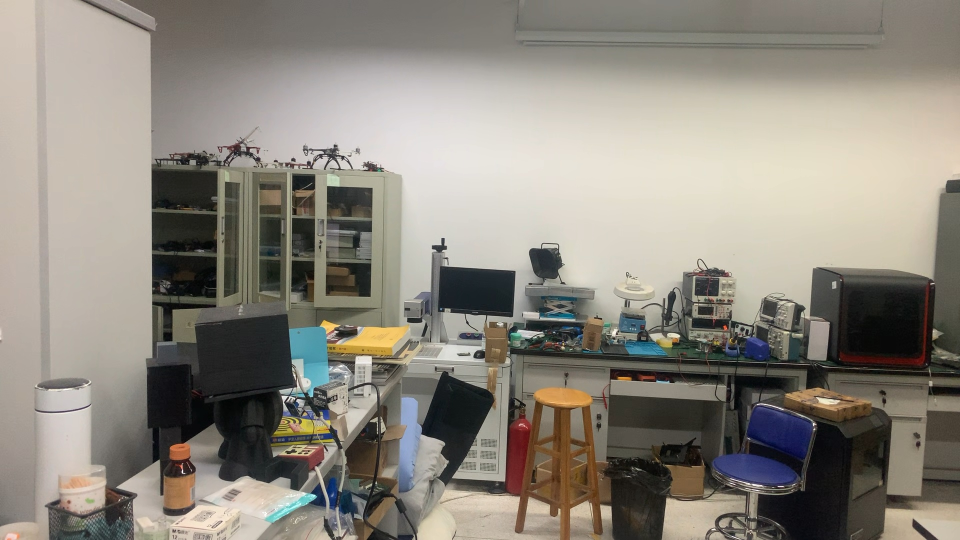
#> input picture project/images/1.jpg, 1920 x 1080 px (shown at 1/2 size)
$ python -i mystitcher.py   (imports and definitions only)
#> lines starting #> are read from the running program, lines starting #| are printed output that depends on the picture
# import the necessary packages
import numpy as np
import imutils
import cv2

class MyStitcher:
	def __init__(self, image_path, min_matches=10):
		self.image_path = image_path
		self.min_matches = min_matches

	def read_image(self, img_path):
		return cv2.imread(img_path)

	# [19 lines left out: functions detect_and_compute, match_features, find_homography, not called in this run]

	def warp_image(self, img, M, dsize):
		return cv2.warpPerspective(img, M, dsize)

	# [72 lines left out: functions remove_black_borders, direct_stitching, optimize_stitching, stitch_images, not called in this run]


class ImageStitcher:
	def __init__(self):
		# determine if we are using OpenCV v3.X
		# 利用 is_cv3 判断是否在使用 opencv3
		self.isv3 = imutils.is_cv3(or_better=True)

	def stitch(self, images, ratio=0.85, reprojThresh=6.0, showMatches=False):
		# 初始化结果图像为第一张图像
		result = images[0]
		# 初始化全局透视变换矩阵
		H_total = np.eye(3)
		# 初始化变换后的图像列表
		warp_image_list = [result]
		# 循环处理每一张图像
		for i in range(1, len(images)):
			imageA = images[i]
			imageB = result

			# 检测关键点并提取局部不变描述符
			(kpsA, featuresA) = self.detectAndDescribe(imageA)
			(kpsB, featuresB) = self.detectAndDescribe(imageB)

			# 匹配两幅图像的特征
			M = self.matchKeypoints(kpsA, kpsB, featuresA, featuresB, ratio, reprojThresh)

			# 如果匹配为None，则没有足够的匹配的关键点用来创建全景图
			if M is None:
				return None

			# 否则（有足够的匹配的关键点），用透视图变换将图像拼接在一起
			(matches, H, status) = M
			# 更新全局透视变换矩阵
			H_total = np.dot(H,H_total)

			# 计算结果图像的尺寸
			# 去除imageB的黑边

			warpA = cv2.warpPerspective(imageA, H, (imageA.shape[1] + imageB.shape[1], imageA.shape[0]))
			warp_image_list.append(warpA)
			# cv2.imshow("warpA", warpA)
			# cv2.waitKey(0)
			print(warpA.shape)
			print(warp_image_list[0].shape)
			# 将 imageB 转换为灰度图像，并生成掩码，非黑区域值为1，黑色区域为0
			grayB = cv2.cvtColor(imageB, cv2.COLOR_BGR2GRAY)
			_, maskB = cv2.threshold(grayB, 1, 255, cv2.THRESH_BINARY)
			# 将掩码应用于 imageB，保留非黑部分
			imageB_masked = cv2.bitwise_and(imageB, imageB, mask=maskB)
			cv2.imshow("imageB_masked", imageB_masked)
			cv2.imshow("warpA", warpA)
			cv2.waitKey(0)
			# 将 imageB 的有效部分（非黑色区域）放入 warpA 中
			# 注意这里要使用掩码，将非黑区域覆盖到 warpA 中对应位置
			for y in range(imageB.shape[0]):
				for x in range(imageB.shape[1]):
					if maskB[y, x] > 0:  # 如果是非黑区域
						warpA[y, x] = imageB_masked[y, x]
			#warpA[0:imageB.shape[0], 0:imageB.shape[1]] = imageB
			result = warpA
			# 去除图像的黑边
			result = self.optimize_stiching(warpA, imageB_masked)

			# 检查关键点匹配是否应该可视化
			if showMatches:
				vis = self.drawMatches(imageA, imageB, kpsA, kpsB, matches, status)

				cv2.imshow("Keypoint Matches", vis)
			# cv2.imshow("Result", result)
			# cv2.waitKey(0)
		# 返回拼接的图像
		return result, warp_image_list

	# [51 lines left out: functions exposure_compensation, optimize_stiching, not called in this run]


	def detectAndDescribe(self, image):
		# 定义dectAndDescribe函数
		# 将图片转为灰度
		gray = cv2.cvtColor(image, cv2.COLOR_BGR2GRAY)

		# 检查是否使用opencv3
		if self.isv3:
			# 如果使用的是opencv3使用如下的
			# 检测图片中的关键点
			descriptor = cv2.SIFT_create()
			(kps, features) = descriptor.detectAndCompute(image, None)

		# 否则在opencv2.4使用如下的
		else:
			# 检测图片中的关键点
			detector = cv2.FeatureDetector_create("SIFT")
			kps = detector.detect(gray)

			# 从图像中提取特征
			extractor = cv2.DescriptorExtractor_create("SIFT")
			(kps, features) = extractor.compute(gray, kps)

		# 将KeyPoint对象中的关键点转换为NumPy数组
		kps = np.float32([kp.pt for kp in kps])

		# 返回关键点和特征的元组
		return (kps, features)

	# [49 lines left out: functions matchKeypoints, drawMatches, not called in this run]


class mask_Stitcher:
	# [74 lines left out: functions __init__, registration, create_mask, blending, stitch, not called in this run]

>>> import cv2
>>> picture = cv2.imread('../images/1.jpg', cv2.IMREAD_GRAYSCALE)
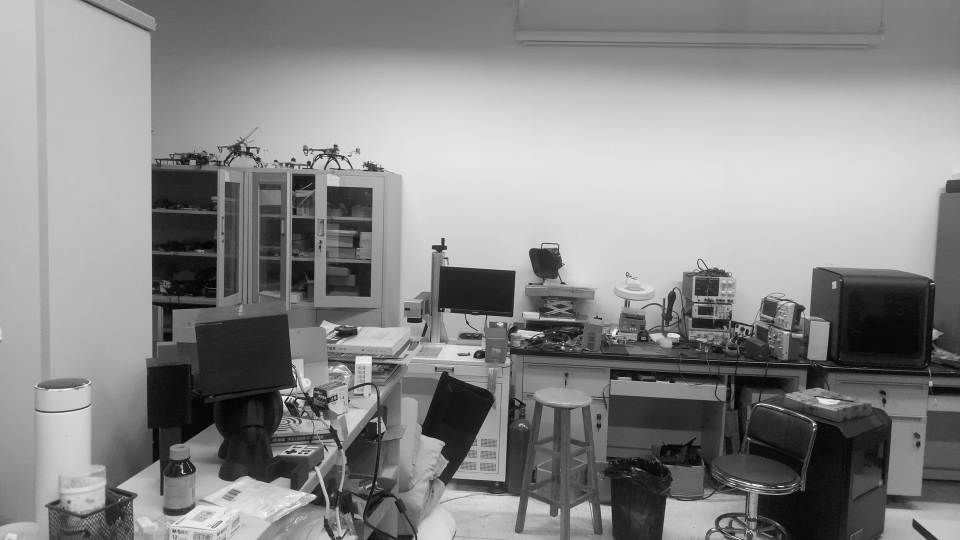
#> picture: shape (1080, 1920) (shown at 1/2 size); min 0, max 255, mean 136.2
>>> result = ImageStitcher().stitch(picture)
#> in stitch, `result = images[0]`: result = 1920 values, max 206 at index 65, min 54 at index 164, mean 124.3
#> the loop in stitch, `for i in range(1, len(images)):` made 1 pass
#> after the loop in stitch, `for i in range(1, len(images)):`: warp_image_list = 1 item
#> (the run stopped early here; a loop or call above may not have finished)

$ run again, on project/images/2.jpg
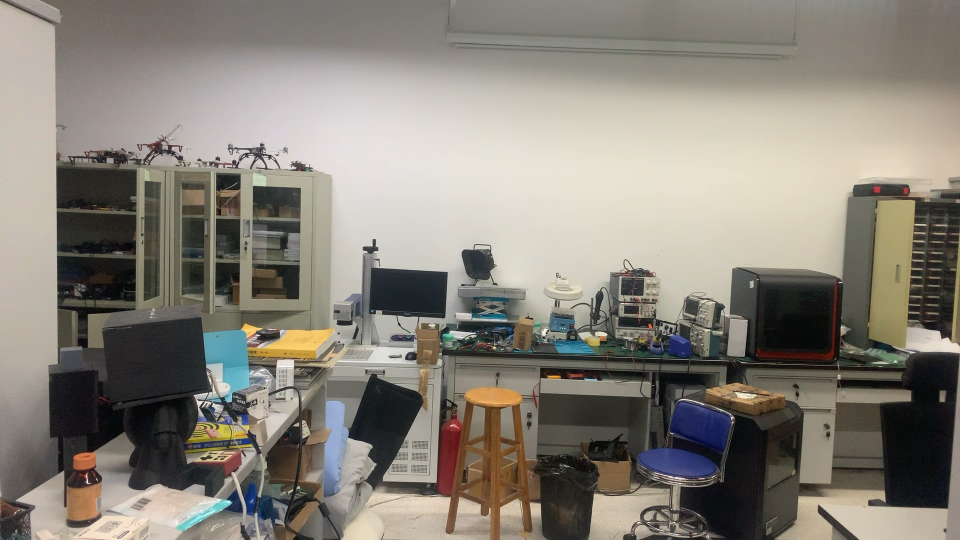
#> input picture project/images/2.jpg, 1920 x 1080 px (shown at 1/2 size)
#> `picture = cv2.imread('../images/1.jpg', cv2.IMREAD_GRAYSCALE)`:
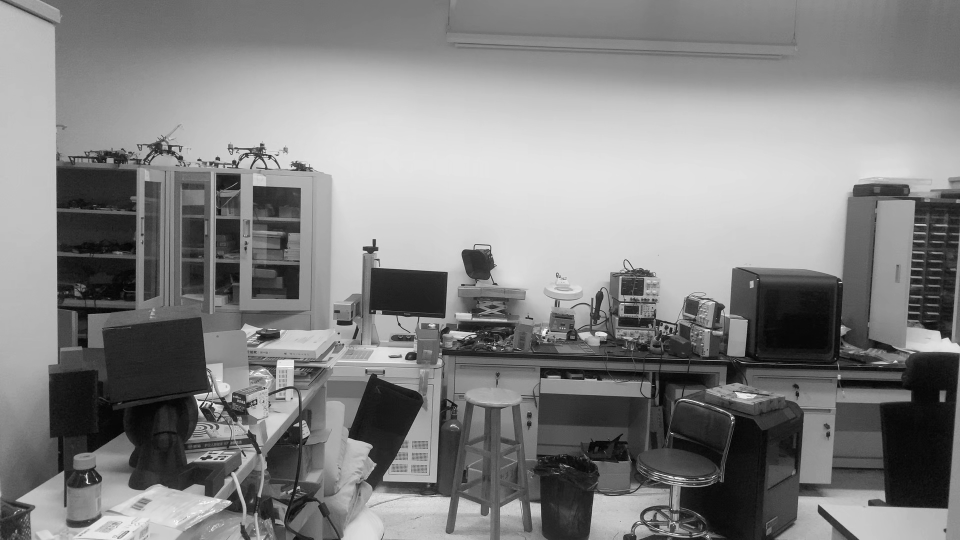
#> picture: shape (1080, 1920) (shown at 1/2 size); min 0, max 255, mean 131.1
#> result = 1920 values, max 178 at index 75, min 54 at index 2, mean 124.2
#> the loop in stitch, `for i in range(1, len(images)):` made 1 pass
#> after the loop in stitch, `for i in range(1, len(images)):`: warp_image_list = 1 item

$ run again, on project/images/3.jpg
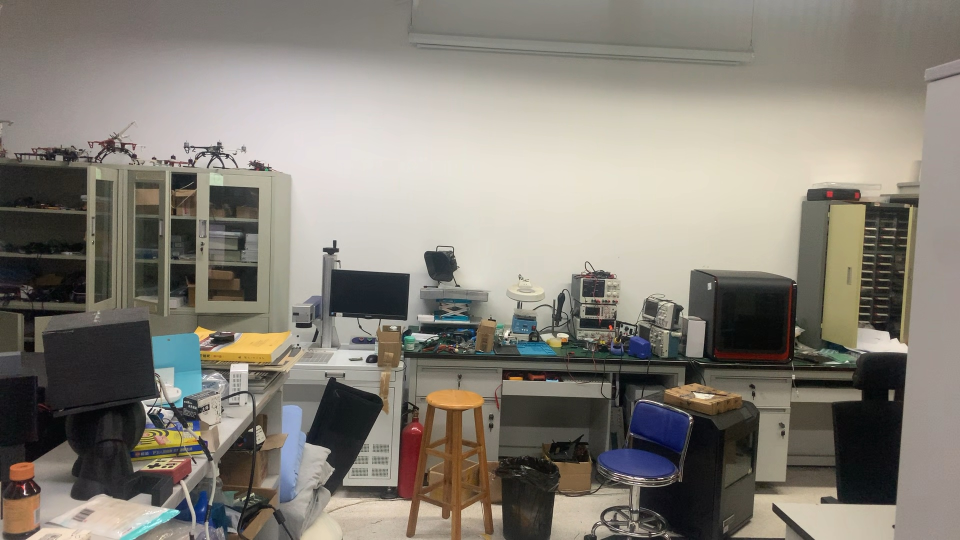
#> input picture project/images/3.jpg, 1920 x 1080 px (shown at 1/2 size)
#> `picture = cv2.imread('../images/1.jpg', cv2.IMREAD_GRAYSCALE)`:
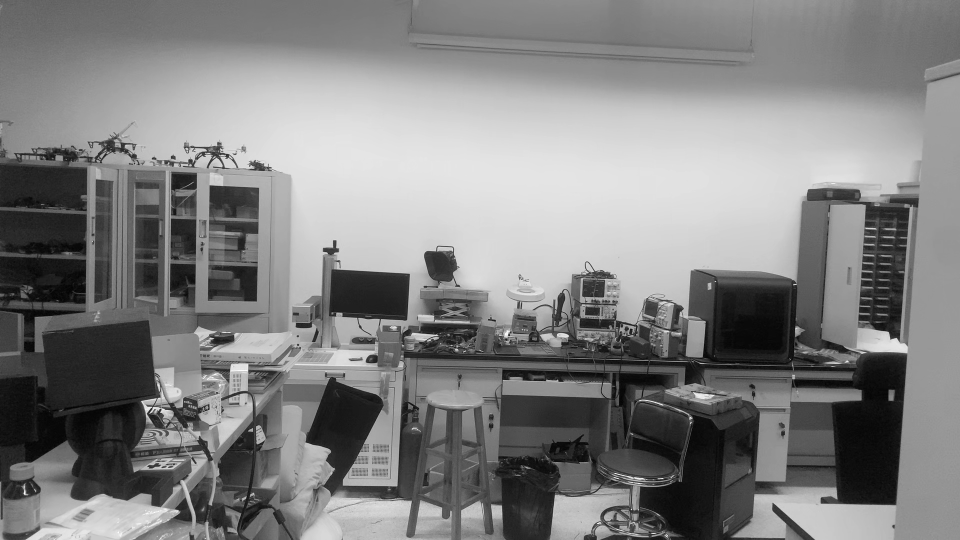
#> picture: shape (1080, 1920) (shown at 1/2 size); min 0, max 255, mean 129.1
#> result = 1920 values, max 154 at index 1532, min 94 at index 1, mean 125.7
#> the loop in stitch, `for i in range(1, len(images)):` made 1 pass
#> after the loop in stitch, `for i in range(1, len(images)):`: warp_image_list = 1 item

$ run again, on project/images/4.jpg
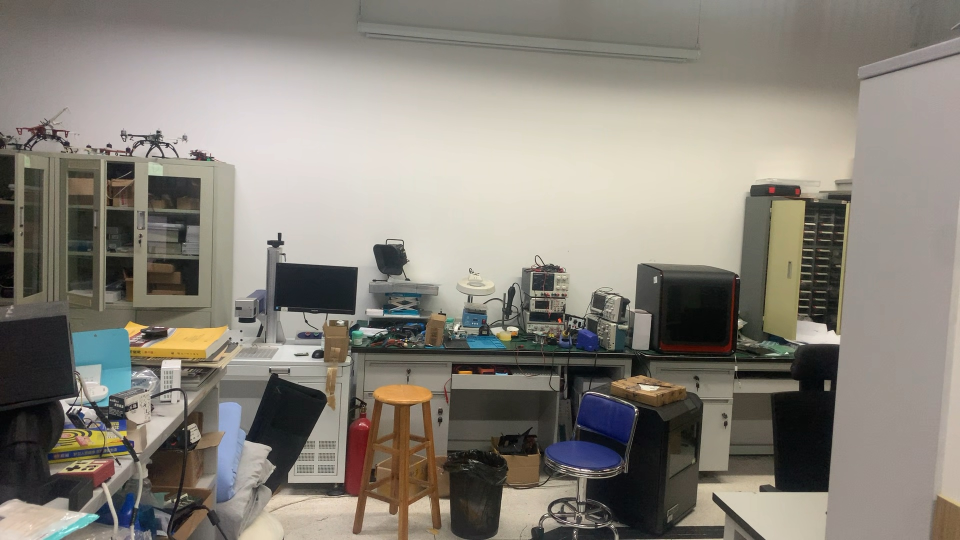
#> input picture project/images/4.jpg, 1920 x 1080 px (shown at 1/2 size)
#> `picture = cv2.imread('../images/1.jpg', cv2.IMREAD_GRAYSCALE)`:
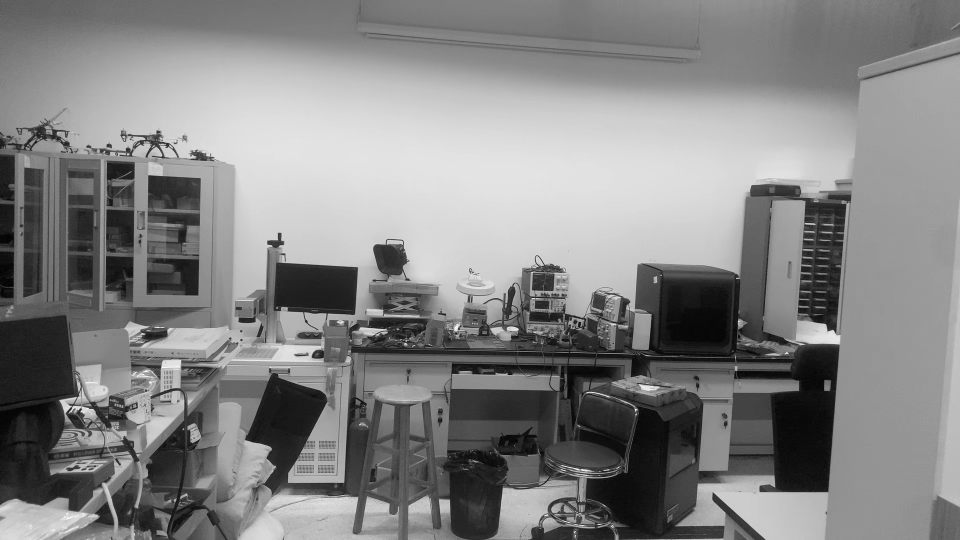
#> picture: shape (1080, 1920) (shown at 1/2 size); min 0, max 255, mean 132.2
#> result = 1920 values, max 147 at index 1404, min 89 at index 0, mean 120.7
#> the loop in stitch, `for i in range(1, len(images)):` made 1 pass
#> after the loop in stitch, `for i in range(1, len(images)):`: warp_image_list = 1 item
